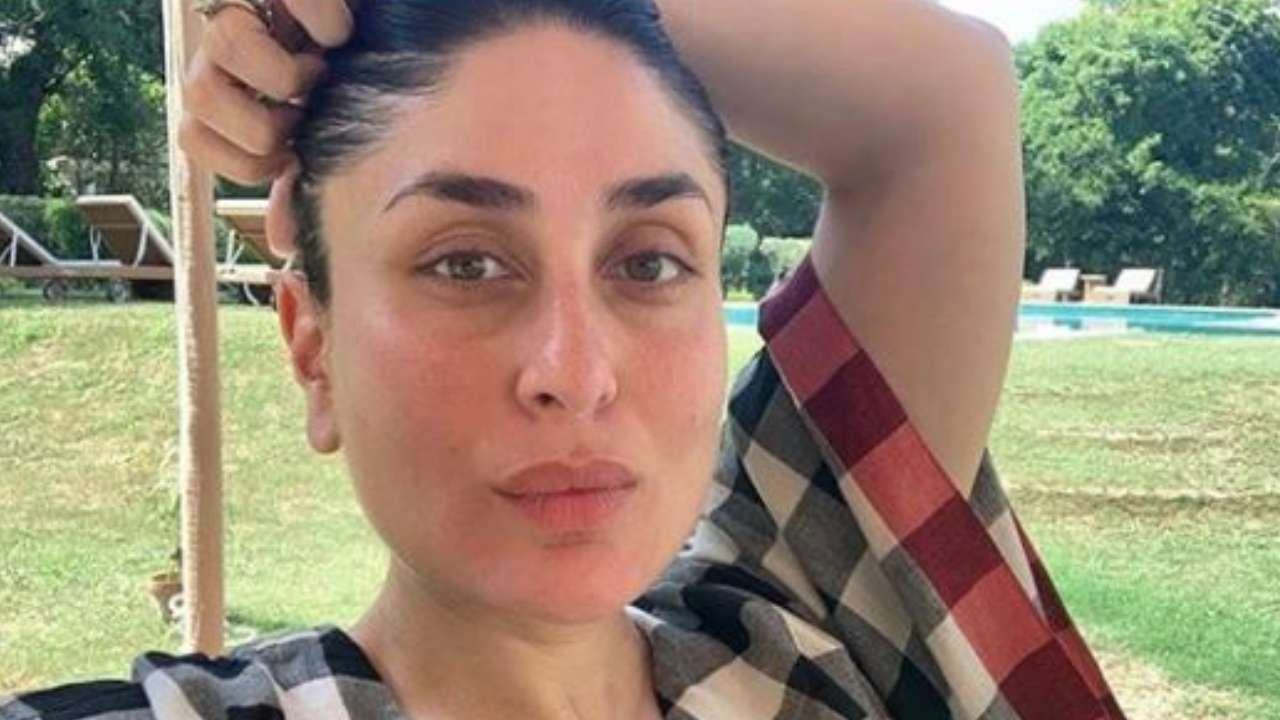
#> input picture FaceDetection&Recognition/Kareena/934556-fotojet-59.jpg, 1280 x 720 px
$ python -i wepapp.py   (imports and definitions only)
#> lines starting #> are read from the running program, lines starting #| are printed output that depends on the picture; after the words box and inside, x2 and y2 are one past the last pixel; in counts of white or black regions, pixels touching at a corner belong together
#> further down, picture is the input picture: PIL image 1280x720 RGB; mean R, G, B 149.7, 135.4, 114.8
import streamlit as st
import cv2
from PIL import Image
import numpy as np


face_cascade = cv2.CascadeClassifier(cv2.data.haarcascades + "haarcascade_frontalface_default.xml")

rec=cv2.face.LBPHFaceRecognizer_create()
# [1 line not run here, left out]
def detect_faces(our_image):
    img = np.array(our_image.convert('RGB'))
    gray = cv2.cvtColor(img, cv2.COLOR_BGR2GRAY)
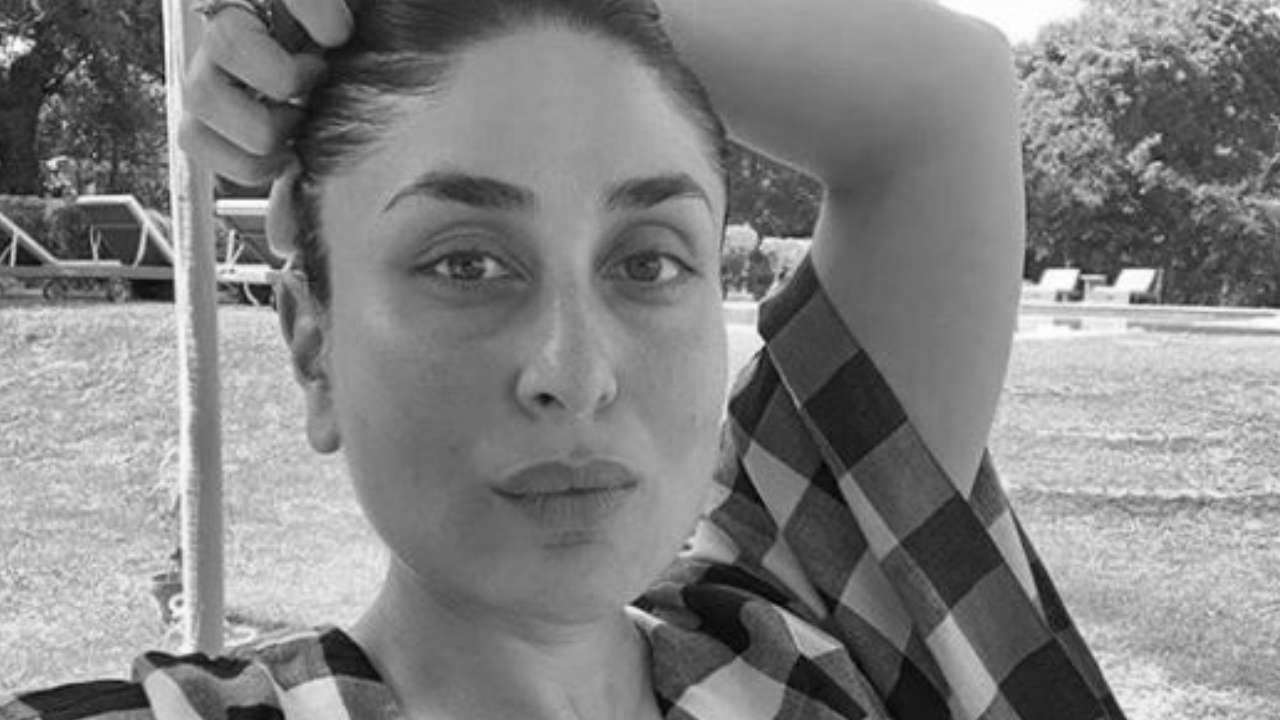
#> gray: shape (720, 1280); min 1, max 255, mean 130.9
    # Detect faces
    # faces = face_cascade.detectMultiScale(gray, 1.1, 4)
    faces = face_cascade.detectMultiScale(gray, scaleFactor=1.5, minNeighbors=5)
#> faces = [[251, 23, 615, 615]]
    # Draw rectangle around the faces
    name='Unknown'
    for (x, y, w, h) in faces:
        # To draw a rectangle in a face
        cv2.rectangle(img, (x, y), (x + w, y + h), (255, 255, 0), 2)
        id, uncertainty = rec.predict(gray[y:y + h, x:x + w])
        print(id, uncertainty)

        if (uncertainty>0):
            if (id == 3):
                name = "Aankit"
                cv2.putText(img, name, (x, y + h), cv2.FONT_HERSHEY_COMPLEX_SMALL, 2.0, (0, 0, 255))
        else:
            cv2.putText(img, 'Unknown', (x, y + h), cv2.FONT_HERSHEY_COMPLEX_SMALL, 2.0, (0, 0, 255))
#> this loop made 1 pass
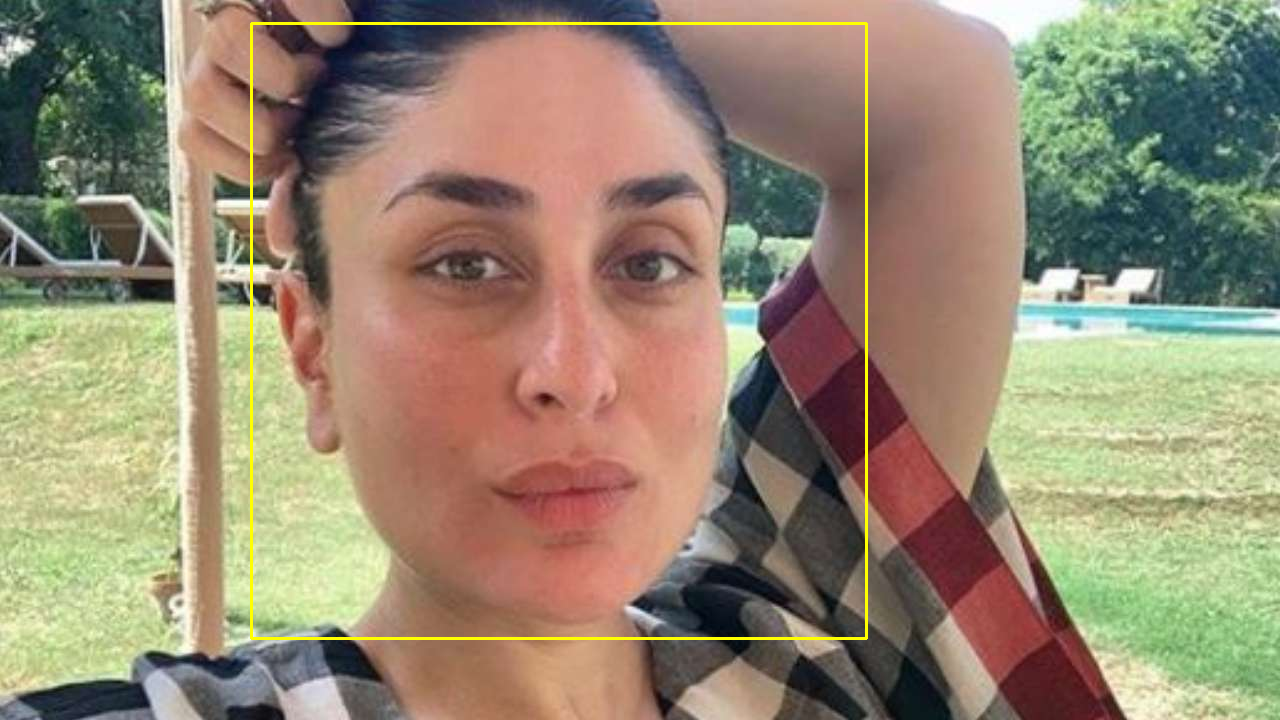
#> img: shape (720, 1280, 3); 0.8% of pixels changed, all inside (x1, y1, x2, y2) = (250, 22, 868, 640)


    return img
def main():
    """Face Recognition App"""

    st.title("Face Recognition")

    html_temp = """
    <body style="background-color:red;">
    <div style="background-color:teal ;padding:10px">
    <h2 style="color:white;text-align:center;">Face Recognition WebApp</h2>
    </div>
    </body>
    """
    st.markdown(html_temp, unsafe_allow_html=True)

    image_file = st.file_uploader("Upload Image", type=['jpg', 'png', 'jpeg'])
    if image_file is not None:
        our_image = Image.open(image_file)
        st.text("Original Image")
        st.image(our_image)

    if st.button("Recognise"):
        result_img= detect_faces(our_image)
        st.image(result_img)


# [2 lines not run here, left out]

>>> from PIL import Image
>>> picture = Image.open('Kareena/934556-fotojet-59.jpg')
#> (the run stopped early here; a loop or call above may not have finished)

$ run again, on FaceDetection&Recognition/Kareena/152958-new-13.jpg
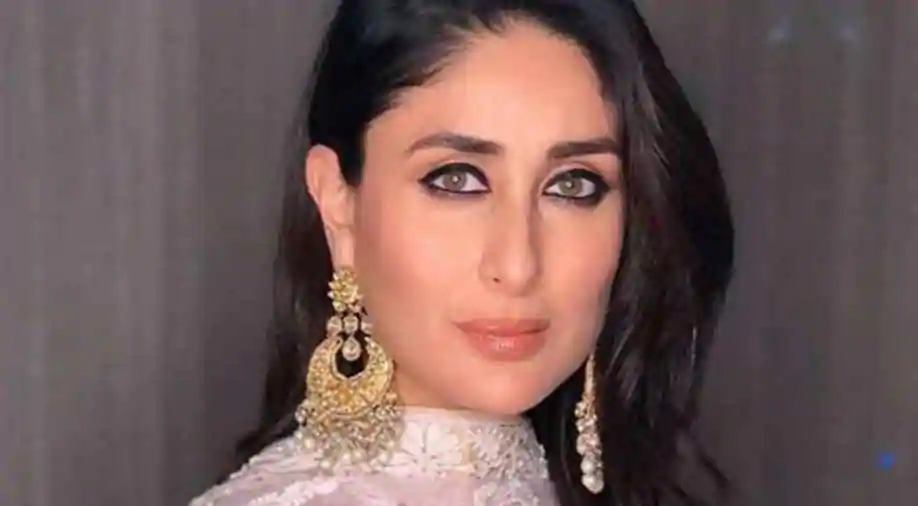
#> input picture FaceDetection&Recognition/Kareena/152958-new-13.jpg, 918 x 506 px
#> picture is the input picture: PIL image 918x506 RGB; mean R, G, B 113.1, 89.8, 87.6
#> in detect_faces, `gray = cv2.cvtColor(img, cv2.COLOR_BGR2GRAY)`:
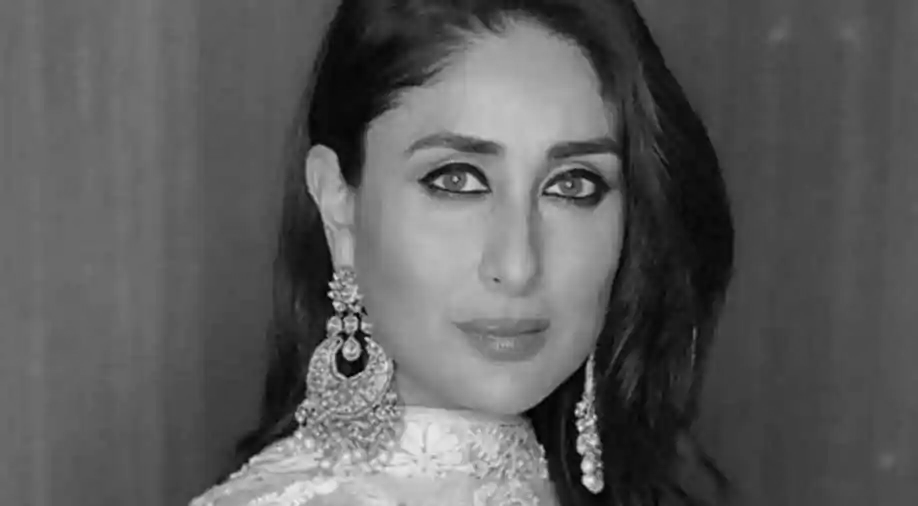
#> gray: shape (506, 918); min 1, max 239, mean 91.9
#> faces = [[382, 76, 273, 273], [302, 18, 410, 410]]
#> the loop in detect_faces, `for (x, y, w, h) in faces:` made 1 pass
#> after the loop in detect_faces, `for (x, y, w, h) in faces:`:
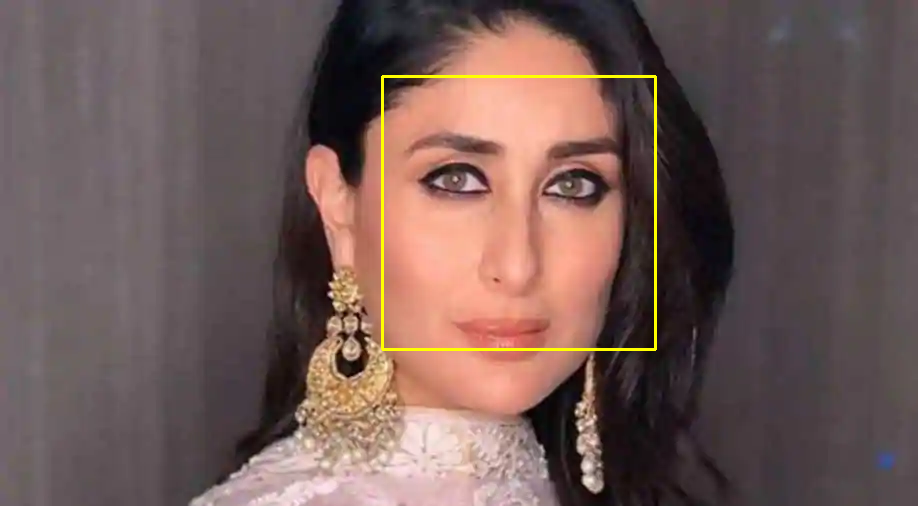
#> img: shape (506, 918, 3); 0.7% of pixels changed, all inside (x1, y1, x2, y2) = (381, 75, 657, 351)

$ run again, on FaceDetection&Recognition/Kareena/Kareena-Kapoor-Khan-pregnant-in-green-floral-kaftan-home-Mumbai-1366x768.jpg
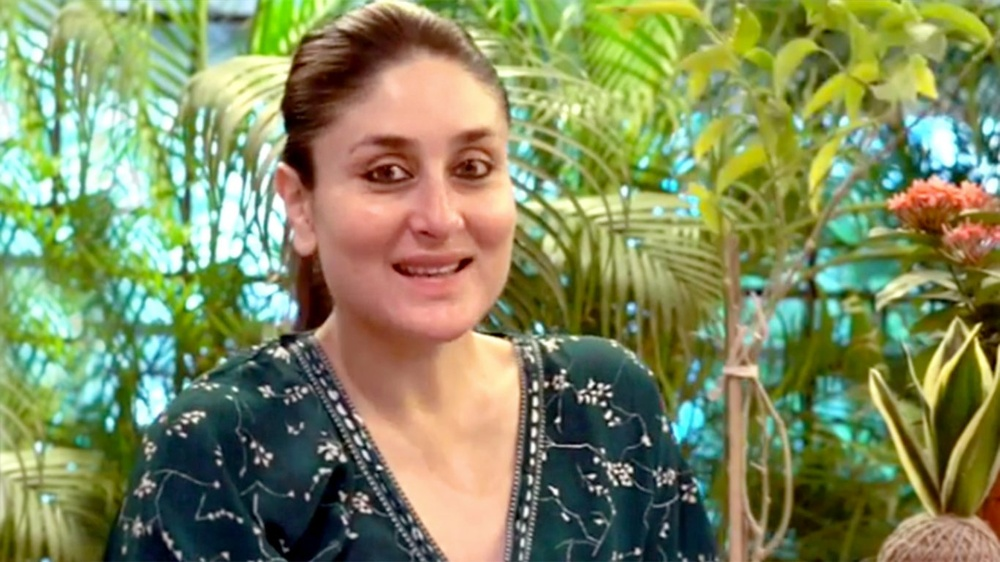
#> input picture FaceDetection&Recognition/Kareena/Kareena-Kapoor-Khan-pregnant-in-green-floral-kaftan-home-Mumbai-1366x768.jpg, 1000 x 562 px, shrunk from 1366 x 768 before the run
#> picture is the input picture: PIL image 1000x562 RGB; mean R, G, B 129.2, 138.9, 95.2
#> in detect_faces, `gray = cv2.cvtColor(img, cv2.COLOR_BGR2GRAY)`:
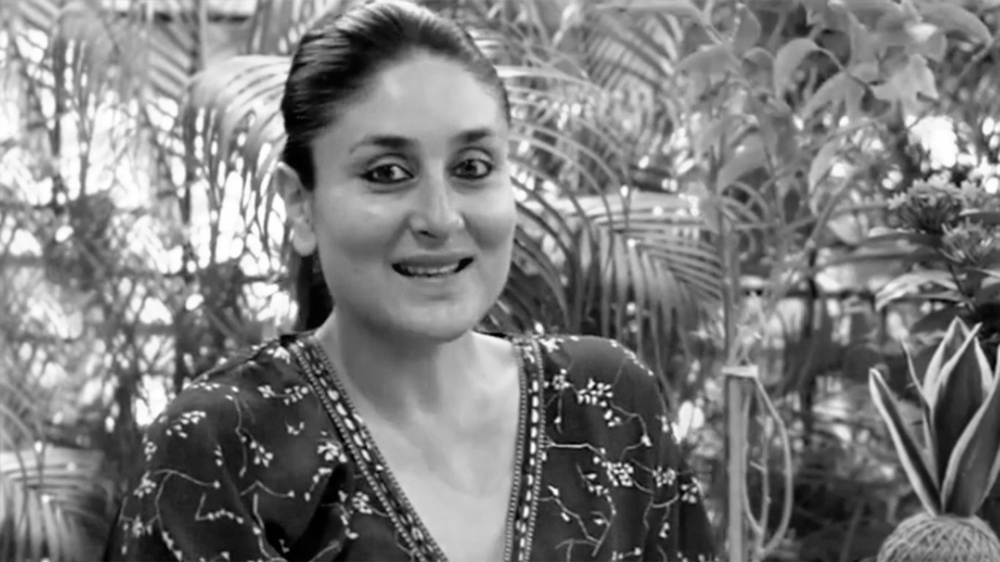
#> gray: shape (562, 1000); min 0, max 255, mean 124.7
#> faces = [[292, 59, 273, 273]]
#> the loop in detect_faces, `for (x, y, w, h) in faces:` made 1 pass
#> after the loop in detect_faces, `for (x, y, w, h) in faces:`:
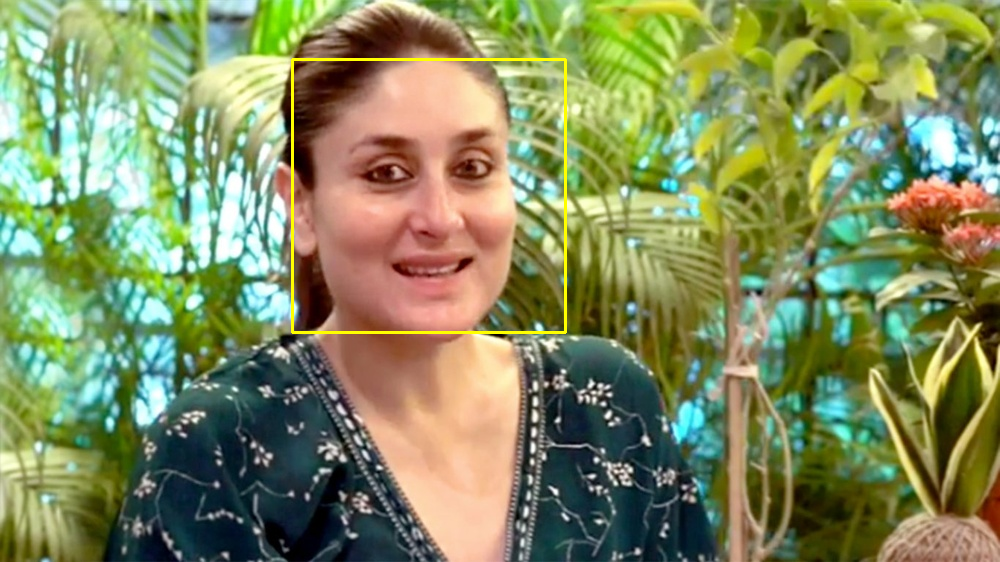
#> img: shape (562, 1000, 3); 0.58% of pixels changed, all inside (x1, y1, x2, y2) = (291, 58, 567, 334)

$ run again, on FaceDetection&Recognition/Kareena/Kareena_Kapoor_in_2018.jpg
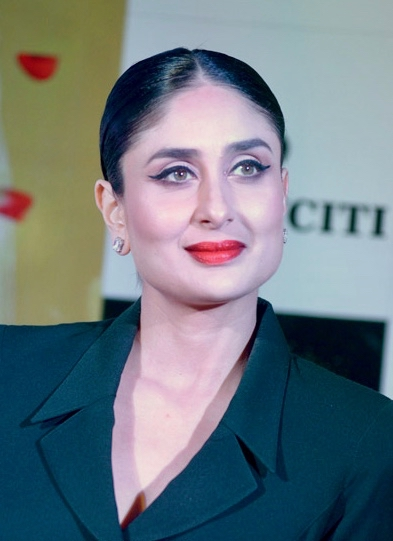
#> input picture FaceDetection&Recognition/Kareena/Kareena_Kapoor_in_2018.jpg, 393 x 541 px
#> picture is the input picture: PIL image 393x541 RGB; mean R, G, B 109.3, 122.1, 129.8
#> in detect_faces, `gray = cv2.cvtColor(img, cv2.COLOR_BGR2GRAY)`:
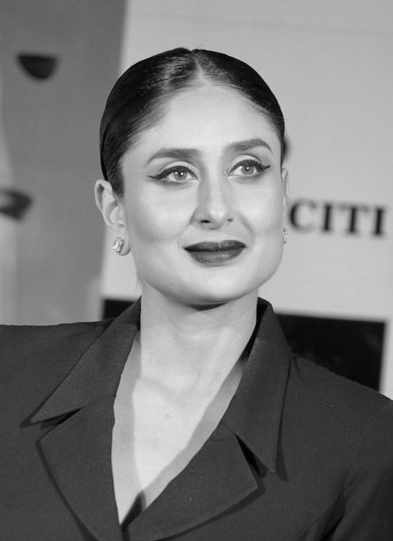
#> gray: shape (541, 393); min 0, max 242, mean 123
#> faces = [[121, 100, 182, 182]]
#> the loop in detect_faces, `for (x, y, w, h) in faces:` made 1 pass
#> after the loop in detect_faces, `for (x, y, w, h) in faces:`:
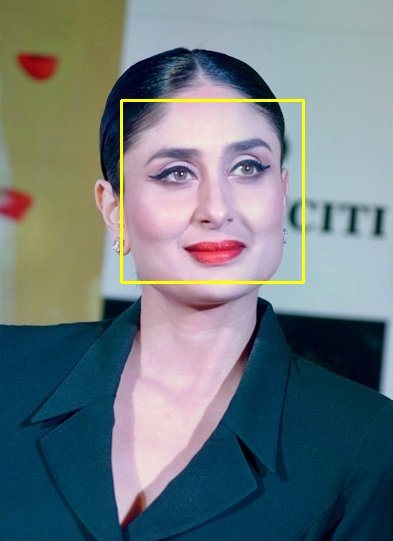
#> img: shape (541, 393, 3); 1.03% of pixels changed, all inside (x1, y1, x2, y2) = (120, 99, 305, 284)
